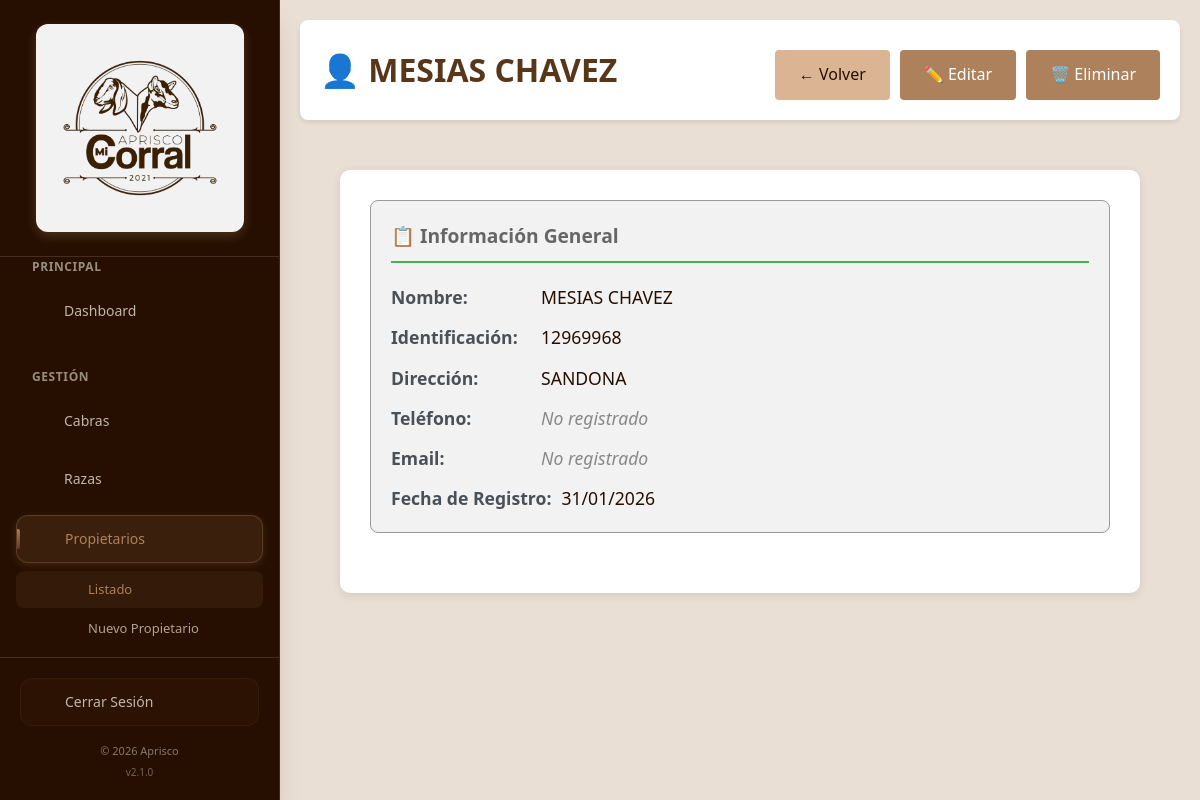
Page /propietarios/7 (signed in) on the committed database.
### tables this page shows
CREATE TABLE `propietarios` (
  `id_propietario` int NOT NULL,
  `nombre` varchar(100) NOT NULL,
  `identificacion` varchar(30) DEFAULT NULL,
  `direccion` varchar(150) DEFAULT NULL,
  `telefono` varchar(30) DEFAULT NULL,
  `email` varchar(100) DEFAULT NULL,
  `fecha_registro` date DEFAULT NULL
);

### src/models/Propietarios.php (called while the page is built, shortened)
<?php
class Propietario {
    private $db;
    public function __construct($database) {
        $this->db = $database;
    }
    public function getById($id) {
        try {
            $query = "SELECT * FROM propietarios WHERE id_propietario = :id";
            $stmt = $this->db->prepare($query);
            $stmt->bindParam(':id', $id);
            $stmt->execute();
            return $stmt->fetch(PDO::FETCH_ASSOC);
        } catch (PDOException $e) {
            error_log("Error getting Propietario by ID: " . $e->getMessage());
            return false;
        }
    }
}

### src/views/propietarios/show.php (the view, shortened to what this page needs)
<!DOCTYPE html>
<html lang="es">
<head>
    <link rel="stylesheet" href="<?= BASE_URL ?>/assets/css/style.css">
</head>
<body>
<?php include __DIR__ . '/../../../includes/sidebar.php'; ?>
<div class="container">
    <header class="dashboard-header">
        <h1>👤 <?= htmlspecialchars($propietario['nombre']) ?></h1>
        <nav>
            <a href="<?= BASE_URL ?>/propietarios" class="btn btn-secondary">← Volver</a>
            <a href="<?= BASE_URL ?>/propietarios/<?= $propietario['id_propietario'] ?>/edit" class="btn btn-warning">✏️ Editar</a>
            <form method="POST" action="<?= BASE_URL ?>/propietarios/<?= $propietario['id_propietario'] ?>/delete" style="display:inline-block" onsubmit="return confirm('¿Eliminar este propietario permanentemente?')">
                <button type="submit" class="btn btn-danger">🗑️ Eliminar</button>
            </form>
        </nav>
    </header>
    <main class="main-content">
        <div class="form-container">
            <div class="form-section">
                <h3>📋 Información General</h3>
                <div class="info-items">
                    <div class="info-item"><strong>Nombre:</strong> <?= htmlspecialchars($propietario['nombre']) ?></div>
                    <div class="info-item"><strong>Identificación:</strong> <?= htmlspecialchars($propietario['identificacion']) ?: '<span class="text-muted">No registrada</span>' ?></div>
                    <div class="info-item"><strong>Dirección:</strong> <?= htmlspecialchars($propietario['direccion']) ?: '<span class="text-muted">No registrada</span>' ?></div>
                    <div class="info-item"><strong>Teléfono:</strong> <?= htmlspecialchars($propietario['telefono']) ?: '<span class="text-muted">No registrado</span>' ?></div>
                    <div class="info-item"><strong>Email:</strong> <?= htmlspecialchars($propietario['email']) ?: '<span class="text-muted">No registrado</span>' ?></div>
                    <div class="info-item"><strong>Fecha de Registro:</strong> <?= date('d/m/Y', strtotime($propietario['fecha_registro'])) ?></div>
                </div>
            </div>
        </div>
    </main>
</div>
</body>
</html>

### assets/css/style.css (style rules this page uses)
:root { --dark: #260f01; --brown: #583619; --tan: #ac815b; --beige: #dbb593; --cream: #eadfd5; --light: #f2f2f2; --black: #000000; --white: #ffffff; --gray: #666666; --light-gray: #999999; }
* { margin: 0; padding: 0; box-sizing: border-box; }
html { overflow-x: hidden; }
body { min-width: 320px; overflow-x: hidden; }
input, select, textarea, button { max-width: 100%; font: inherit; }
.container, .main-content, .dashboard-content, .dashboard-header, .form-container, .cabra-detail-container { width: 100%; min-width: 0; }
.sidebar ~ .container, .sidebar ~ .main-content { width: calc(100% - 280px); margin-left: 280px; }
.main-content { min-width: 0; overflow-x: auto; }
.dashboard-header > *, .actions-bar > *, .info-header > * { min-width: 0; }
body { font-family: "Segoe UI", Tahoma, Geneva, Verdana, sans-serif; line-height: 1.6; color: var(--dark); background-color: var(--cream); }
.container { max-width: 1200px; margin: 0 auto; padding: 20px; }
.btn { display: inline-block; padding: 12px 24px; background-color: var(--tan); color: var(--white); text-decoration: none; border: none; border-radius: 4px; cursor: pointer; font-size: 16px; transition: background-color 0.3s; }
.btn-secondary { background-color: var(--beige); color: var(--dark); }
.dashboard-header { display: flex; justify-content: space-between; align-items: center; background: var(--white); padding: 20px; border-radius: 8px; margin-bottom: 30px; box-shadow: 0 2px 5px rgba(0, 0, 0, 0.1); }
.dashboard-header h1 { color: var(--brown); margin: 0; overflow-wrap: anywhere; }
.form-section { margin-bottom: 30px; }
.form-section h3 { color: var(--brown); margin-bottom: 20px; font-size: 18px; padding-bottom: 10px; border-bottom: 2px solid var(--beige); }
.form-container { background: var(--white); padding: 20px; border-radius: 8px; margin-bottom: 30px; box-shadow: 0 2px 5px rgba(0, 0, 0, 0.1); }
.form-section { border: 1px solid var(--light-gray); border-radius: 8px; padding: 20px; background: var(--light); }
.form-section h3 { margin: 0 0 20px 0; color: var(--gray); font-size: 1.2em; border-bottom: 2px solid var(--tan); padding-bottom: 10px; }
.text-muted { color: var(--gray); font-style: italic; }
.info-items { display: flex; flex-direction: column; gap: 10px; }
.info-item { display: flex; align-items: center; gap: 10px; }
.info-item strong { min-width: 140px; color: #495057; }

### includes/sidebar.php (style rules this page uses)
:root { --dark: #260F01; --brown: #583619; --tan: #AC815B; --beige: #DBB593; --cream: #EADFD5; --light: #F2F2F2; --black: #000000; --white: #FFFFFF; --gray: #666666; --light-gray: #999999; }

### src/views/propietarios/show.php (style rules this page uses)
.form-container { max-width: 800px; margin: 20px auto; background: white; border-radius: 10px; box-shadow: 0 2px 10px rgba(0,0,0,0.1); padding: 30px; }
.form-section h3 { margin-bottom: 20px; border-bottom: 2px solid #4CAF50; padding-bottom: 10px; }
.info-items { display: flex; flex-direction: column; gap: 12px; }
.info-item { font-size: 1.1em; }
.text-muted { color: #888; font-style: italic; }
.dashboard-header nav { margin-top: 10px; display: flex; gap: 10px; flex-wrap: wrap; }

### rows in the picture
propietarios: nombre "MESIAS CHAVEZ", identificacion "12969968", direccion "SANDONA", telefono "No registrado", email "No registrado", fecha_registro "31/01/2026"

### other values in the picture
SITE_NAME "Aprisco"
